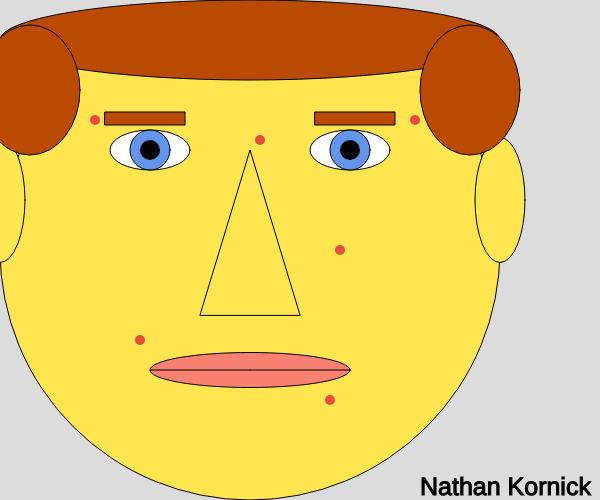
Frame 1 (no input)
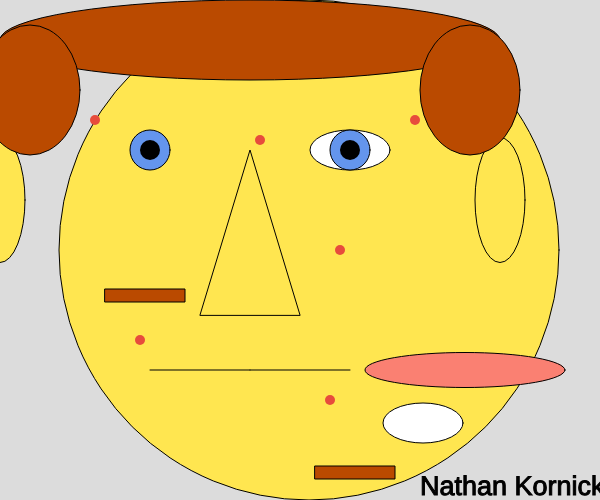
Frame 60 (no input)
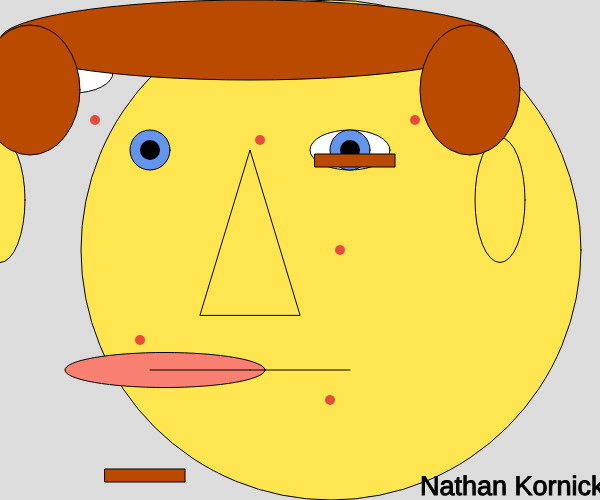
Frame 120 (the mouse pressed at the canvas centre since frame 60)

The p5.js sketch that drew these frames (run headless with seeded random() and noise() and a simulated clock; from frame 60 on, the mouse is pressed at the canvas centre):

// p5.js sketch
// ── sketch.js
var headX = 250;
var headY = 250;
var headDirection = 1;

var eyebrowY = 112;
var eyebrowBY = 112;
var eyebrowDirection = 3;
var eyebrowBDirection = 6;

var mouthX = 250;
var mouthDirection = 5;

var lefteye = 150;
var lefteyeDirection = 7;

var size = 25;
var count = 0;
var sizeDirection = 2;

function setup () 
{
    createCanvas(600,500);
}

function draw ()
{
    stroke('black')
    background (220);
    strokeWeight (1);
//head
    fill (255,230,80);
    circle (headX,headY,500);
    headX+=headDirection;
    if(headX >= 350 || headX <= 250)
    {
        headDirection *= -1;
    }
    //left eye
    fill ('white')
    ellipse (lefteye,lefteye,80,40);
    lefteye+=lefteyeDirection;
    if(lefteye >= 490 || lefteye <= 40)
    {
        lefteyeDirection *= -1
    }

    ellipse (350,150,80,40);
    fill (100,149,237);
    circle (150,150,40);
    circle (350,150,40);
    //nose
    fill (255,230,80);
    triangle (200,315,250,150,300,315);
    //mouth
    fill (250,128,114)
    ellipse (mouthX,370,200,35);
    mouthX+=mouthDirection;
    if(mouthX >= 505 || mouthX <= 90)
    {
        mouthDirection *= -1;
    }
    line (250,370,150,370);
    line (250,370,350,370);
    strokeWeight (20);
    point (150,150);
    point (350,150);
    strokeWeight (1);
    fill (255,230,80);
    ellipse (0,200,50,125);
    ellipse (500,200,50,125);
    //eyebrowA
    fill (186,74,0)
    rect(105,eyebrowY,80,13);
    eyebrowY+=eyebrowDirection;
    if(eyebrowY <= 5 || eyebrowY >= 490)
    {
        eyebrowDirection *= -1;
    }
    //eyebrowB
    rect(315,eyebrowBY,80,13);
    eyebrowBY+=eyebrowBDirection;
    if(eyebrowBY <= 5 || eyebrowBY >= 490)
    {
        eyebrowBDirection *= -1;
    }
    ellipse (250,40,500,80);
    ellipse (30,90,100,130);
    ellipse (470,90,100,130);
    textSize(size);
    size+=sizeDirection;
    count++;
    if(count > 5)
    {
        sizeDirection *= -1;
        count = 0;
    }
    fill ('black');
    text ('Nathan Kornick',420,495);
    stroke(231,76,60);
    strokeWeight (10);
    point (260,140);
    point (340,250);
    point (140,340);
    point (330,400);
    point (95,120);
    point (415,120);

}
